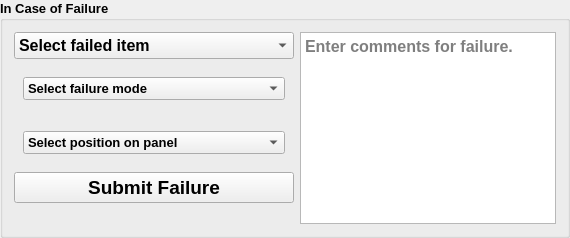
               <widget class="QGroupBox" name="groupBox">
                <property name="font">
                 <font>
                  <pointsize>10</pointsize>
                  <weight>75</weight>
                  <bold>true</bold>
                 </font>
                </property>
                <property name="title">
                 <string>In Case of Failure</string>
                </property>
                <layout class="QGridLayout" name="gridLayout_12" columnstretch="1,2">
                 <item row="1" column="0">
                  <widget class="QStackedWidget" name="failSelectTab">
                   <property name="currentIndex">
                    <number>1</number>
                   </property>
                   <widget class="QWidget" name="page_7"/>
                   <widget class="QWidget" name="page_8">
                    <layout class="QGridLayout" name="gridLayout_27">
                     <item row="0" column="0">
                      <widget class="QComboBox" name="anchorFail">
                       <property name="font">
                        <font>
                         <weight>75</weight>
                         <bold>true</bold>
                        </font>
                       </property>
                       <item>
                        <property name="text">
                         <string>Select failure mode</string>
                        </property>
                       </item>
                       <item>
                        <property name="text">
                         <string>Wire snapped under tension</string>
                        </property>
                       </item>
                       <item>
                        <property name="text">
                         <string>Wire snapped due to kink</string>
                        </property>
                       </item>
                       <item>
                        <property name="text">
                         <string>Incorrect anchor length (bad tension)</string>
                        </property>
                       </item>
                       <item>
                        <property name="text">
                         <string>Broken latch</string>
                        </property>
                       </item>
                       <item>
                        <property name="text">
                         <string>Wire is too curled/kinked to be used</string>
                        </property>
                       </item>
                       <item>
                        <property name="text">
                         <string>Wire slipped from anchor epoxy joint</string>
                        </property>
                       </item>
                       <item>
                        <property name="text">
                         <string>Unable to attach to straw</string>
                        </property>
                       </item>
                       <item>
                        <property name="text">
                         <string>Other</string>
                        </property>
                       </item>
                      </widget>
                     </item>
                    </layout>
                   </widget>
                   <widget class="QWidget" name="page_9">
                    <layout class="QGridLayout" name="gridLayout_28">
                     <item row="0" column="0">
                      <widget class="QComboBox" name="strawFail">
                       <property name="font">
                        <font>
                         <pointsize>10</pointsize>
                         <weight>75</weight>
                         <bold>true</bold>
                        </font>
                       </property>
                       <item>
                        <property name="text">
                         <string>Select failure mode</string>
                        </property>
                       </item>
                       <item>
                        <property name="text">
                         <string>Straw krinkled under tension</string>
                        </property>
                       </item>
                       <item>
                        <property name="text">
                         <string>Straw is too dirty</string>
                        </property>
                       </item>
                       <item>
                        <property name="text">
                         <string>Other</string>
                        </property>
                       </item>
                      </widget>
                     </item>
                    </layout>
                   </widget>
                   <widget class="QWidget" name="page_10">
                    <layout class="QGridLayout" name="gridLayout_29">
                     <item row="0" column="0">
                      <widget class="QComboBox" name="pinFail">
                       <item>
                        <property name="text">
                         <string>Select failure mode</string>
                        </property>
                       </item>
                       <item>
                        <property name="text">
                         <string>Pin detached while threading string</string>
                        </property>
                       </item>
                       <item>
                        <property name="text">
                         <string>Pin detached while threading wire</string>
                        </property>
                       </item>
                       <item>
                        <property name="text">
                         <string>Pin detached while soldering</string>
                        </property>
                       </item>
                       <item>
                        <property name="text">
                         <string>Other</string>
                        </property>
                       </item>
                      </widget>
                     </item>
                    </layout>
                   </widget>
                  </widget>
                 </item>
                 <item row="0" column="0">
                  <widget class="QComboBox" name="failSelect">
                   <property name="sizePolicy">
                    <sizepolicy hsizetype="Preferred" vsizetype="Preferred">
                     <horstretch>0</horstretch>
                     <verstretch>0</verstretch>
                    </sizepolicy>
                   </property>
                   <property name="font">
                    <font>
                     <pointsize>12</pointsize>
                    </font>
                   </property>
                   <property name="insertPolicy">
                    <enum>QComboBox::InsertAtBottom</enum>
                   </property>
                   <item>
                    <property name="text">
                     <string>Select failed item</string>
                    </property>
                   </item>
                   <item>
                    <property name="text">
                     <string>Anchor</string>
                    </property>
                   </item>
                   <item>
                    <property name="text">
                     <string>Pin</string>
                    </property>
                   </item>
                   <item>
                    <property name="text">
                     <string>Straw</string>
                    </property>
                   </item>
                   <item>
                    <property name="text">
                     <string>Other</string>
                    </property>
                   </item>
                  </widget>
                 </item>
                 <item row="2" column="0">
                  <widget class="QStackedWidget" name="positionSelectTab">
                   <property name="font">
                    <font>
                     <pointsize>12</pointsize>
                    </font>
                   </property>
                   <property name="currentIndex">
                    <number>1</number>
                   </property>
                   <widget class="QWidget" name="page_12"/>
                   <widget class="QWidget" name="page_13">
                    <layout class="QGridLayout" name="gridLayout_26">
                     <item row="0" column="0">
                      <widget class="QComboBox" name="positionSelect">
                       <property name="font">
                        <font>
                         <pointsize>10</pointsize>
                        </font>
                       </property>
                       <item>
                        <property name="text">
                         <string>Select position on panel</string>
                        </property>
                       </item>
                       <item>
                        <property name="text">
                         <string>0</string>
                        </property>
                       </item>
                       <item>
                        <property name="text">
                         <string>1</string>
                        </property>
                       </item>
                       <item>
                        <property name="text">
                         <string>2</string>
                        </property>
                       </item>
                       <item>
                        <property name="text">
                         <string>3</string>
                        </property>
                       </item>
                       <item>
                        <property name="text">
                         <string>4</string>
                        </property>
                       </item>
                       <item>
                        <property name="text">
                         <string>5</string>
                        </property>
                       </item>
                       <item>
                        <property name="text">
                         <string>6</string>
                        </property>
                       </item>
                       <item>
                        <property name="text">
                         <string>7</string>
                        </property>
                       </item>
                       <item>
                        <property name="text">
                         <string>8</string>
                        </property>
                       </item>
                       <item>
                        <property name="text">
                         <string>9</string>
                        </property>
                       </item>
                       <item>
                        <property name="text">
                         <string>10</string>
                        </property>
                       </item>
                       <item>
                        <property name="text">
                         <string>11</string>
                        </property>
                       </item>
                       <item>
                        <property name="text">
                         <string>12</string>
                        </property>
                       </item>
                       <item>
                        <property name="text">
                         <string>13</string>
                        </property>
                       </item>
                       <item>
                        <property name="text">
                         <string>14</string>
                        </property>
                       </item>
                       <item>
                        <property name="text">
                         <string>15</string>
                        </property>
                       </item>
                       <item>
                        <property name="text">
                         <string>16</string>
                        </property>
                       </item>
                       <item>
                        <property name="text">
                         <string>17</string>
                        </property>
                       </item>
                       <item>
                        <property name="text">
                         <string>18</string>
                        </property>
                       </item>
                       <item>
                        <property name="text">
                         <string>19</string>
                        </property>
                       </item>
                       <item>
                        <property name="text">
                         <string>20</string>
                        </property>
                       </item>
                       <item>
                        <property name="text">
                         <string>21</string>
                        </property>
                       </item>
                       <item>
                        <property name="text">
                         <string>22</string>
                        </property>
                       </item>
                       <item>
                        <property name="text">
                         <string>23</string>
                        </property>
                       </item>
                       <item>
                        <property name="text">
                         <string>24</string>
                        </property>
                       </item>
                       <item>
                        <property name="text">
                         <string>25</string>
                        </property>
                       </item>
                       <item>
                        <property name="text">
                         <string>26</string>
                        </property>
                       </item>
                       <item>
                        <property name="text">
                         <string>27</string>
                        </property>
                       </item>
                       <item>
                        <property name="text">
                         <string>28</string>
                        </property>
                       </item>
                       <item>
                        <property name="text">
                         <string>29</string>
                        </property>
                       </item>
                       <item>
                        <property name="text">
                         <string>30</string>
                        </property>
                       </item>
                       <item>
                        <property name="text">
                         <string>31</string>
                        </property>
                       </item>
                       <item>
                        <property name="text">
                         <string>32</string>
                        </property>
                       </item>
                       <item>
                        <property name="text">
                         <string>33</string>
                        </property>
                       </item>
                       <item>
                        <property name="text">
                         <string>34</string>
                        </property>
                       </item>
                       <item>
                        <property name="text">
                         <string>35</string>
                        </property>
                       </item>
                       <item>
                        <property name="text">
                         <string>36</string>
                        </property>
                       </item>
                       <item>
                        <property name="text">
                         <string>37</string>
                        </property>
                       </item>
                       <item>
                        <property name="text">
                         <string>38</string>
                        </property>
                       </item>
                       <item>
                        <property name="text">
                         <string>39</string>
                        </property>
                       </item>
                       <item>
                        <property name="text">
                         <string>40</string>
                        </property>
                       </item>
                       <item>
                        <property name="text">
                         <string>41</string>
                        </property>
                       </item>
                       <item>
                        <property name="text">
                         <string>42</string>
                        </property>
                       </item>
                       <item>
                        <property name="text">
                         <string>43</string>
                        </property>
                       </item>
                       <item>
                        <property name="text">
                         <string>44</string>
                        </property>
                       </item>
                       <item>
                        <property name="text">
                         <string>45</string>
                        </property>
                       </item>
                       <item>
                        <property name="text">
                         <string>46</string>
                        </property>
                       </item>
                       <item>
                        <property name="text">
                         <string>47</string>
                        </property>
                       </item>
                       <item>
                        <property name="text">
                         <string>48</string>
                        </property>
                       </item>
                       <item>
                        <property name="text">
                         <string>49</string>
                        </property>
                       </item>
                       <item>
                        <property name="text">
                         <string>50</string>
                        </property>
                       </item>
                       <item>
                        <property name="text">
                         <string>51</string>
                        </property>
                       </item>
                       <item>
                        <property name="text">
                         <string>52</string>
                        </property>
                       </item>
                       <item>
                        <property name="text">
                         <string>53</string>
                        </property>
                       </item>
                       <item>
                        <property name="text">
                         <string>54</string>
                        </property>
                       </item>
                       <item>
                        <property name="text">
                         <string>55</string>
                        </property>
                       </item>
                       <item>
                        <property name="text">
                         <string>56</string>
                        </property>
                       </item>
                       <item>
                        <property name="text">
                         <string>57</string>
                        </property>
                       </item>
                       <item>
                        <property name="text">
                         <string>58</string>
                        </property>
                       </item>
                       <item>
                        <property name="text">
                         <string>59</string>
                        </property>
                       </item>
                       <item>
                        <property name="text">
                         <string>60</string>
                        </property>
                       </item>
                       <item>
                        <property name="text">
                         <string>61</string>
                        </property>
                       </item>
                       <item>
                        <property name="text">
                         <string>62</string>
                        </property>
                       </item>
                       <item>
                        <property name="text">
                         <string>63</string>
                        </property>
                       </item>
                       <item>
                        <property name="text">
                         <string>64</string>
                        </property>
                       </item>
                       <item>
                        <property name="text">
                         <string>65</string>
                        </property>
                       </item>
                       <item>
                        <property name="text">
                         <string>66</string>
                        </property>
                       </item>
                       <item>
                        <property name="text">
                         <string>67</string>
                        </property>
                       </item>
                       <item>
                        <property name="text">
                         <string>68</string>
                        </property>
                       </item>
                       <item>
                        <property name="text">
                         <string>69</string>
                        </property>
                       </item>
                       <item>
                        <property name="text">
                         <string>70</string>
                        </property>
                       </item>
                       <item>
                        <property name="text">
                         <string>71</string>
                        </property>
                       </item>
                       <item>
                        <property name="text">
                         <string>72</string>
                        </property>
                       </item>
                       <item>
                        <property name="text">
                         <string>73</string>
                        </property>
                       </item>
                       <item>
                        <property name="text">
                         <string>74</string>
                        </property>
                       </item>
                       <item>
                        <property name="text">
                         <string>75</string>
                        </property>
                       </item>
                       <item>
                        <property name="text">
                         <string>76</string>
                        </property>
                       </item>
                       <item>
                        <property name="text">
                         <string>77</string>
                        </property>
                       </item>
                       <item>
                        <property name="text">
                         <string>78</string>
                        </property>
                       </item>
                       <item>
                        <property name="text">
                         <string>79</string>
                        </property>
                       </item>
                       <item>
                        <property name="text">
                         <string>80</string>
                        </property>
                       </item>
                       <item>
                        <property name="text">
                         <string>81</string>
                        </property>
                       </item>
                       <item>
                        <property name="text">
                         <string>82</string>
                        </property>
                       </item>
                       <item>
                        <property name="text">
                         <string>83</string>
                        </property>
                       </item>
                       <item>
                        <property name="text">
                         <string>84</string>
                        </property>
                       </item>
                       <item>
                        <property name="text">
                         <string>85</string>
                        </property>
                       </item>
                       <item>
                        <property name="text">
                         <string>86</string>
                        </property>
                       </item>
                       <item>
                        <property name="text">
                         <string>87</string>
                        </property>
                       </item>
                       <item>
                        <property name="text">
                         <string>88</string>
                        </property>
                       </item>
                       <item>
                        <property name="text">
                         <string>89</string>
                        </property>
                       </item>
                       <item>
                        <property name="text">
                         <string>90</string>
                        </property>
                       </item>
                       <item>
                        <property name="text">
                         <string>91</string>
                        </property>
                       </item>
                       <item>
                        <property name="text">
                         <string>92</string>
                        </property>
                       </item>
                       <item>
                        <property name="text">
                         <string>93</string>
                        </property>
                       </item>
                       <item>
                        <property name="text">
                         <string>94</string>
                        </property>
                       </item>
                       <item>
                        <property name="text">
                         <string>95</string>
                        </property>
                       </item>
                      </widget>
                     </item>
                    </layout>
                   </widget>
                  </widget>
                 </item>
                 <item row="3" column="0">
                  <widget class="QPushButton" name="submitFailure">
                   <property name="enabled">
                    <bool>true</bool>
                   </property>
                   <property name="sizePolicy">
                    <sizepolicy hsizetype="Preferred" vsizetype="Preferred">
                     <horstretch>0</horstretch>
                     <verstretch>0</verstretch>
                    </sizepolicy>
                   </property>
                   <property name="font">
                    <font>
                     <pointsize>14</pointsize>
                     <weight>75</weight>
                     <bold>true</bold>
                    </font>
                   </property>
                   <property name="text">
                    <string>Submit Failure</string>
                   </property>
                  </widget>
                 </item>
                 <item row="4" column="0">
                  <widget class="QLabel" name="failStatus">
                   <property name="text">
                    <string/>
                   </property>
                  </widget>
                 </item>
                 <item row="0" column="1" rowspan="5">
                  <widget class="QTextEdit" name="failureComments">
                   <property name="sizePolicy">
                    <sizepolicy hsizetype="Preferred" vsizetype="Preferred">
                     <horstretch>0</horstretch>
                     <verstretch>0</verstretch>
                    </sizepolicy>
                   </property>
                   <property name="baseSize">
                    <size>
                     <width>0</width>
                     <height>0</height>
                    </size>
                   </property>
                   <property name="font">
                    <font>
                     <pointsize>12</pointsize>
                    </font>
                   </property>
                   <property name="placeholderText">
                    <string>Enter comments for failure.</string>
                   </property>
                  </widget>
                 </item>
                </layout>
               </widget>
